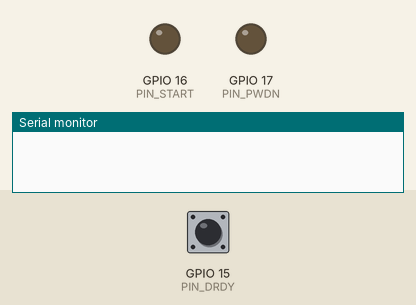
A sketch run on a simulated ESP32-S3. On the bench: output pins drawn as LEDs (lit = HIGH), the last lines printed to the serial monitor. The inputs (shaded band) are chosen by the test bench; at power-on: GPIO 15 (PIN_DRDY) HIGH. Pins used as bus, display or sensor lines are not drawn.

Above: at 0.1 s.
At 3.2 s:
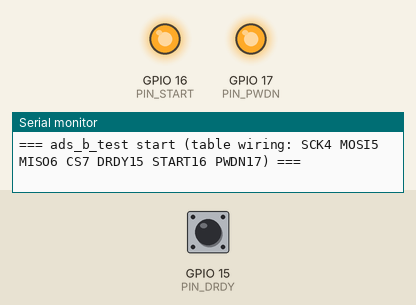
3.3 s: GPIO 15 (PIN_DRDY) pulled LOW for 0.15 s
At 5.6 s:
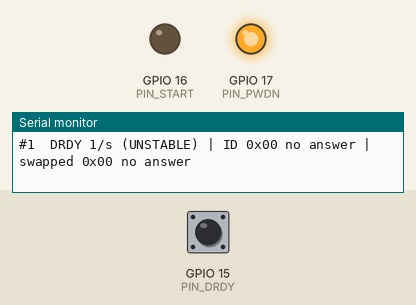
Timing chart, 0 to 12.4 s (numbered marks = the images above; inputs shaded):
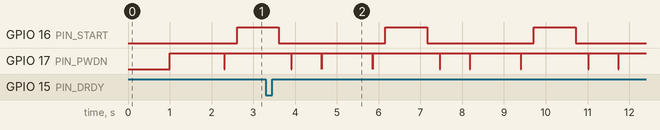

The sketch:

ads_b_test.ino
```cpp
#include <Arduino.h>
#include <SPI.h>

// ads_b_test : check for the TABLE wiring only (no other pin sets are touched)
//   CJMCU SCK -> ESP32 4      CJMCU MOSI -> ESP32 5     CJMCU MISO -> ESP32 6
//   CJMCU CS  -> ESP32 7      CJMCU DRDY -> ESP32 15
//   CJMCU START -> ESP32 16   CJMCU PWDN/RESET -> ESP32 17
//   CJMCU VDD -> 3V3          CJMCU GND -> GND
// Each cycle (about 5 s) prints one line:
//   DRDY per second (about 500 = chip alive) | ID read normally | ID read with MOSI/MISO swapped
//   ID 0x73 = ADS1292R, 0x53 = ADS1292
constexpr int PIN_SCK   = 4;
constexpr int PIN_MOSI  = 5;
constexpr int PIN_MISO  = 6;
constexpr int PIN_CS    = 7;
constexpr int PIN_DRDY  = 15;
constexpr int PIN_START = 16;
constexpr int PIN_PWDN  = 17;

constexpr uint8_t CMD_RESET  = 0x06;
constexpr uint8_t CMD_SDATAC = 0x11;
constexpr uint8_t CMD_RREG   = 0x20;

SPISettings afeSettings(100000, MSBFIRST, SPI_MODE1);

volatile uint32_t drdyCount = 0;
void IRAM_ATTR onDrdy() { drdyCount++; }

unsigned long cycles = 0;

void hardwareReset(int settleMs) {
  digitalWrite(PIN_START, LOW);
  digitalWrite(PIN_PWDN, HIGH);
  delay(settleMs);                       // let the supply settle
  digitalWrite(PIN_PWDN, LOW);  delay(10);   // reset pulse
  digitalWrite(PIN_PWDN, HIGH); delay(300);
}

uint32_t countDrdy() {
  hardwareReset(300);
  drdyCount = 0;
  attachInterrupt(digitalPinToInterrupt(PIN_DRDY), onDrdy, FALLING);
  digitalWrite(PIN_START, HIGH);
  delay(1000);
  detachInterrupt(digitalPinToInterrupt(PIN_DRDY));
  digitalWrite(PIN_START, LOW);
  return drdyCount;
}

void spiCommand(uint8_t cmd) {
  SPI.beginTransaction(afeSettings);
  digitalWrite(PIN_CS, LOW);  delayMicroseconds(10);
  SPI.transfer(cmd);          delayMicroseconds(50);
  digitalWrite(PIN_CS, HIGH);
  SPI.endTransaction();
  delayMicroseconds(50);
}

uint8_t readIdRegister() {
  SPI.beginTransaction(afeSettings);
  digitalWrite(PIN_CS, LOW);  delayMicroseconds(10);
  SPI.transfer(CMD_RREG | 0x00);   delayMicroseconds(50);
  SPI.transfer(0x00);              delayMicroseconds(50);
  uint8_t v = SPI.transfer(0x00);  delayMicroseconds(50);
  digitalWrite(PIN_CS, HIGH);
  SPI.endTransaction();
  delayMicroseconds(50);
  return v;
}

uint8_t readId(bool swapMosiMiso) {
  int mosi = swapMosiMiso ? PIN_MISO : PIN_MOSI;
  int miso = swapMosiMiso ? PIN_MOSI : PIN_MISO;
  hardwareReset(300);
  SPI.begin(PIN_SCK, miso, mosi, -1);    // CS is controlled by hand
  spiCommand(CMD_RESET);  delay(100);
  spiCommand(CMD_SDATAC); delay(10);
  uint8_t id = readIdRegister();
  SPI.end();
  pinMode(PIN_SCK, INPUT); pinMode(PIN_MOSI, INPUT); pinMode(PIN_MISO, INPUT);
  return id;
}

const char* idText(uint8_t id) {
  if (id == 0x73) return "MATCH (ADS1292R)";
  if (id == 0x53) return "MATCH (ADS1292)";
  if (id == 0x00 || id == 0xFF) return "no answer";
  return "unexpected";
}

void setup() {
  Serial.begin(115200);
  unsigned long t0 = millis();
  while (!Serial && millis() - t0 < 5000) { delay(100); }
  delay(1000);

  digitalWrite(PIN_CS, HIGH);    pinMode(PIN_CS, OUTPUT);
  digitalWrite(PIN_START, LOW);  pinMode(PIN_START, OUTPUT);
  digitalWrite(PIN_PWDN, HIGH);  pinMode(PIN_PWDN, OUTPUT);
  pinMode(PIN_DRDY, INPUT_PULLUP);
  pinMode(PIN_SCK, INPUT); pinMode(PIN_MOSI, INPUT); pinMode(PIN_MISO, INPUT);

  Serial.println("\n=== ads_b_test start (table wiring: SCK4 MOSI5 MISO6 CS7 DRDY15 START16 PWDN17) ===");
  delay(1000);                           // first power-up settle
}

void loop() {
  uint32_t n = countDrdy();
  uint8_t idA = readId(false);
  uint8_t idB = readId(true);
  cycles++;

  const char* d = (n == 0) ? "NO SIGNAL" : ((n >= 400 && n <= 600) ? "ALIVE" : "UNSTABLE");
  Serial.printf("#%lu  DRDY %lu/s (%s) | ID 0x%02X %s | swapped 0x%02X %s\n",
                cycles, (unsigned long)n, d, idA, idText(idA), idB, idText(idB));
  delay(500);
}
```

Measured:
- by itself, GPIO 16 (PIN_START): alternates HIGH for 1.0 s and LOW for 2.6 s
- by itself, GPIO 17 (PIN_PWDN): repeats every 3.6 s: HIGH 0.71 s, LOW 0.01 s, HIGH 1.2 s, LOW 0.01 s, HIGH 1.6 s, LOW 0.01 s
